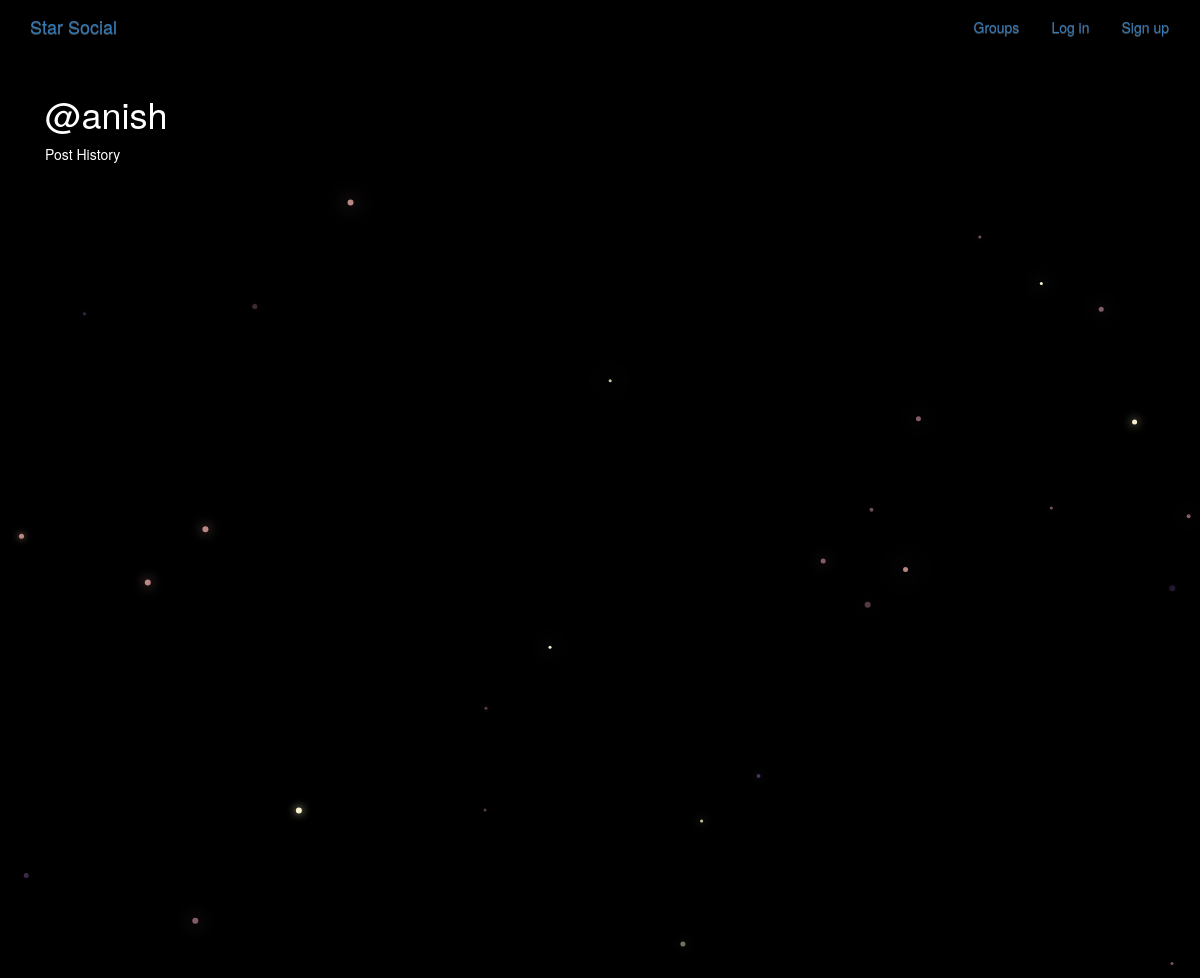
The page /posts/by/anish/ on the database as committed earlier.
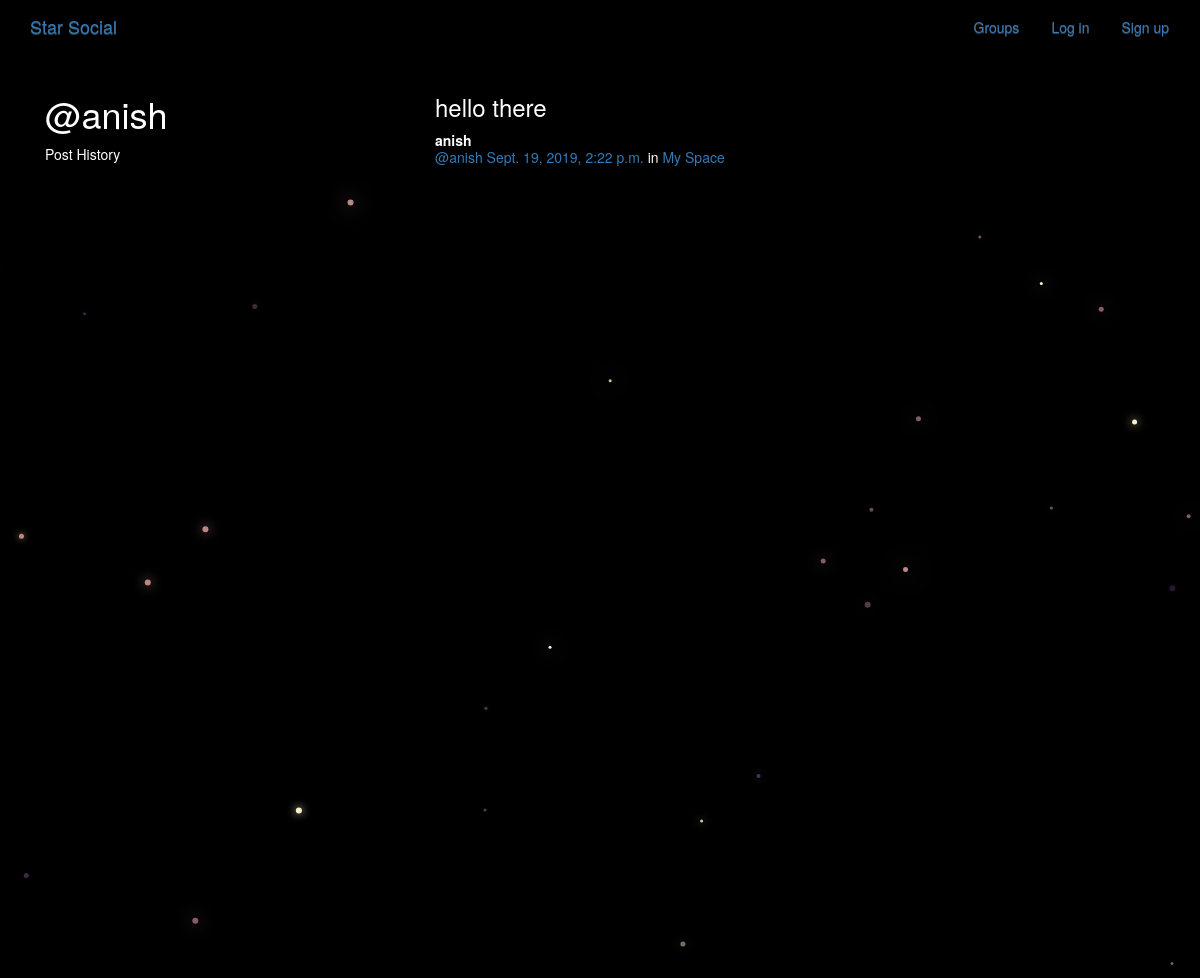
The same page on the database as committed later.
### posts/models.py (models this page shows, shortened)
class Post(models.Model):
    user = models.ForeignKey(User, related_name="posts",on_delete=models.CASCADE)
    created_at = models.DateTimeField(auto_now=True)
    message = models.TextField()
    message_html = models.TextField(editable=False)
    group = models.ForeignKey(Group, related_name="posts",null=True, blank=True,on_delete=models.CASCADE)
    class Meta:
        ordering = ["-created_at"]
        unique_together = ["user", "message"]

### groups/models.py (models this page shows, shortened)
class Group(models.Model):
    name = models.CharField(max_length=255, unique=True)
    slug = models.SlugField(allow_unicode=True, unique=True)
    description = models.TextField(blank=True, default='')
    description_html = models.TextField(editable=False, default='', blank=True)
    members = models.ManyToManyField(User, through="GroupMember")
    creator = models.IntegerField()
    class Meta:
        ordering = ["name"]

### posts/views.py (the view)
# urls.py: url(r"by/(?P<username>[-\w].*)/$",views.UserPosts.as_view(),name="for_user"),
class UserPosts(generic.ListView):
    model = models.Post
    template_name = "posts/user_post_list.html"
    def get_queryset(self):
        try:
            self.post_user = User.objects.prefetch_related("posts").get(
                username__iexact=self.kwargs.get("username")
            )
        except User.DoesNotExist:
            raise Http404
        else:
            return self.post_user.posts.all()
    def get_context_data(self, **kwargs):
        context = super().get_context_data(**kwargs)
        context["post_user"] = self.post_user
        return context

### posts/templates/posts/user_post_list.html
{% extends "posts/post_base.html" %}
{% block prepost %}
    <div class="col-md-4">
        <h1>@{{ post_user.username }}</h1>
        <p>Post History</p>
    </div>
{% endblock %}
{% block post_content %}
    <div class="col-md-8">
        {% for post in post_list %}
            {% include "posts/_post.html" %}
        {% endfor %}
    </div>
{% endblock %}

### posts/templates/posts/_post.html (shortened to what this page needs)
<div class="post media">
    <h3>{{ post.message_html|safe }}</h3>
    <div class="media-body">
        <strong>{{ post.user.username }}</strong>
        <h5 class="media-heading">
            <span class="username"><a href="{% url 'posts:for_user' username=post.user.username %}">@{{ post.user.username }}</a></span>
            <time class="time"><a href="{% url 'posts:single' username=post.user.username pk=post.pk %}">{{ post.created_at }}</a></time>
            {% if post.group %}
                <span class="group-name">in <a href="#">{{ post.group.name }}</a></span>
            {% endif %}
        </h5>
    </div>
</div>

Rows that differ between the two databases and show on the page:
added Post: message_html "hello there", user.username "anish", created_at "Sept. 19, 2019, 2:22 p.m.", group.name "My Space"
